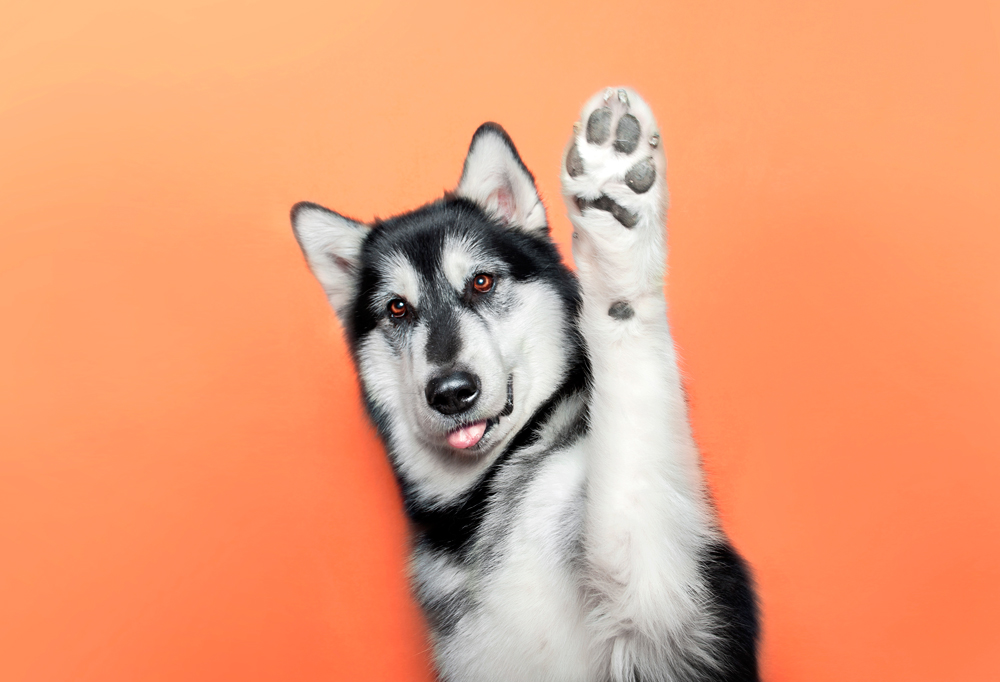
#> input picture photos/perrito_grande.jpg, 1000 x 682 px, found by its file name
$ python space_colors.py
#> lines starting #> are read from the running program, lines starting #| are printed output that depends on the picture
import cv2 as cv

img = cv.imread('Photos/perrito_grande.jpg')
#> img is the input picture: shape (682, 1000, 3); mean B, G, R 118.1, 156.6, 231.7
cv.imshow('Perrito', img)

# BGR to Grayscale
gray = cv.cvtColor(img, cv.COLOR_BGR2GRAY)
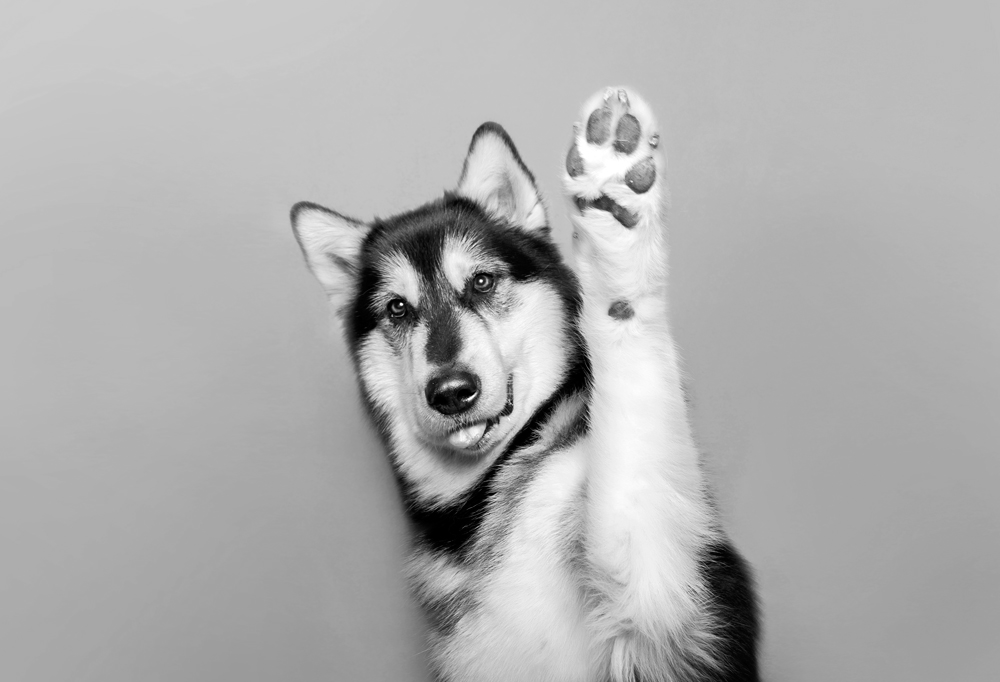
#> gray: shape (682, 1000); min 0, max 255, mean 174.7
#cv.imshow('Gray', gray)

# BGR to HSV
hsv = cv.cvtColor(img, cv.COLOR_BGR2HSV)
#> hsv: shape (682, 1000, 3); mean H, S, V 19.9, 117.5, 232.1
#cv.imshow('HSV', hsv)

# BGR to L*a*b
lab = cv.cvtColor(img, cv.COLOR_BGR2LAB)
#> lab: shape (682, 1000, 3); mean of channels 0, 1, 2 182.2, 152.4, 160
#cv.imshow('L*a*b', lab)

# BGR to RGB
rgb = cv.cvtColor(img, cv.COLOR_BGR2RGB)
#cv.imshow('RGB', rgb)

# HSV to BGR
hsv_bgr = cv.cvtColor(hsv, cv.COLOR_HSV2BGR)
#cv.imshow('HSV --> BGR', hsv_bgr)

# L*a*b to BGR
lab_bgr = cv.cvtColor(lab, cv.COLOR_LAB2BGR)
#cv.imshow('L*a*b --> BGR', lab_bgr)

cv.waitKey(0)
